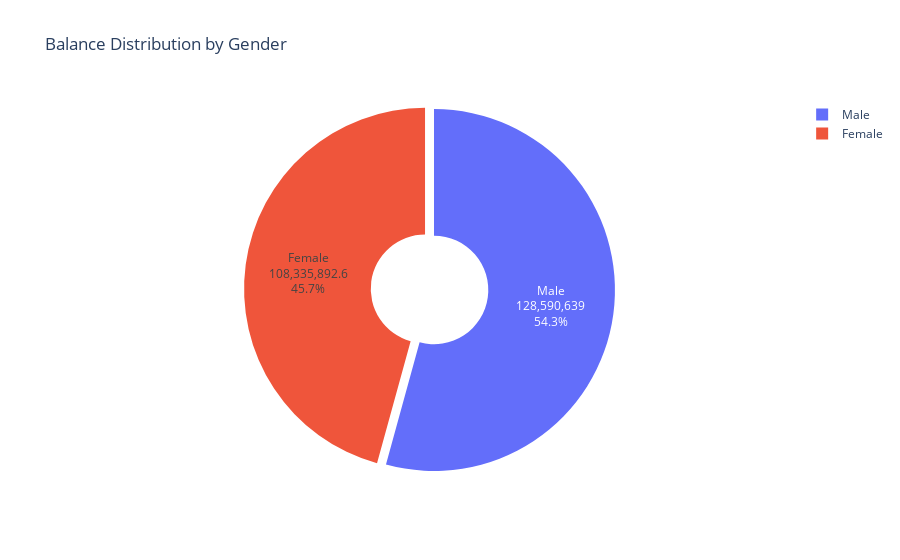

Here is the notebook cell this chart was saved with:
### Markdown cell above
# 2. Balance Distribution by Gender

Goal:
Understand how total account balances are distributed between male and female customers.

Chart:
Donut Pie Chart – dividing total balance into male and female proportions.

EDA Type:
Univariate categorical analysis (Gender → Balance).

Structure:

Two categories: Male and Female.

Male: 128.6M (54.3%) shown in blue.

Female: 108.3M (45.7%) shown in red.

Percentage labels and exact values are displayed inside the chart for clarity.

### Code cell
import plotly.express as px

# Aggregate balance by gender
gender_balance = df.groupby("gender")["balance"].sum().reset_index()

# Pie chart
fig_pie = px.pie(
    gender_balance,
    names="gender",
    values="balance",
    title="Balance Distribution by Gender",
    hole=0.3  # makes it a donut-style chart (optional)
)

# Add labels (percent + value)
fig_pie.update_traces(
    textinfo="percent+label+value",
    pull=[0.05, 0]  # slightly pull out first slice for emphasis
)

# Save as PNG
fig_pie.write_image("balance_by_gender_pie.png")

# Show chart
fig_pie.show()

### Figure 1 — Plotly figure (JSON) as saved in the notebook; plotly's stock layout.template omitted (floating-point values rounded to 4 significant figures)
{"data": [{"domain": {"x": [0, 1], "y": [0, 1]}, "hole": 0.3, "hovertemplate": "gender=%{label}<br>balance=%{value}<extra></extra>", "labels": ["Female", "Male"], "legendgroup": "", "name": "", "pull": [0.05, 0], "showlegend": true, "textinfo": "percent+label+value", "type": "pie", "values": [108300000.0, 128600000.0]}], "layout": {"legend": {"tracegroupgap": 0}, "title": {"text": "Balance Distribution by Gender"}}}
